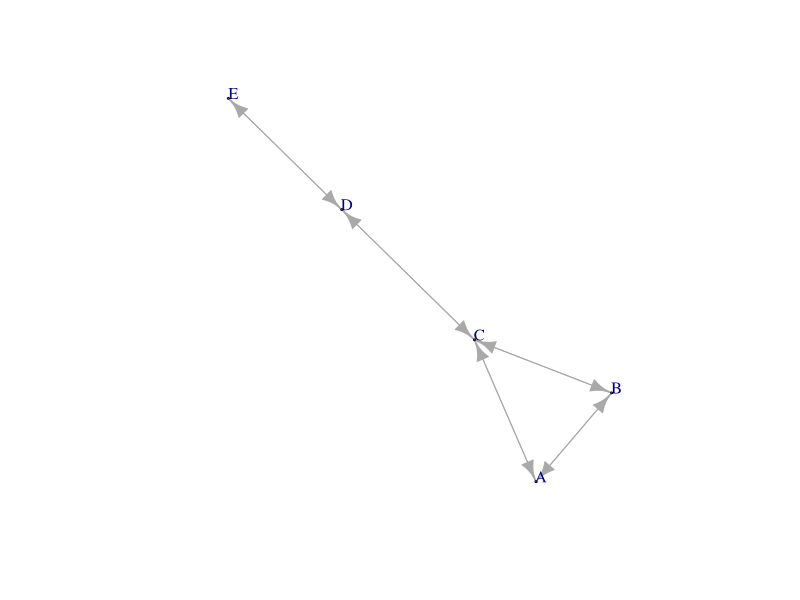
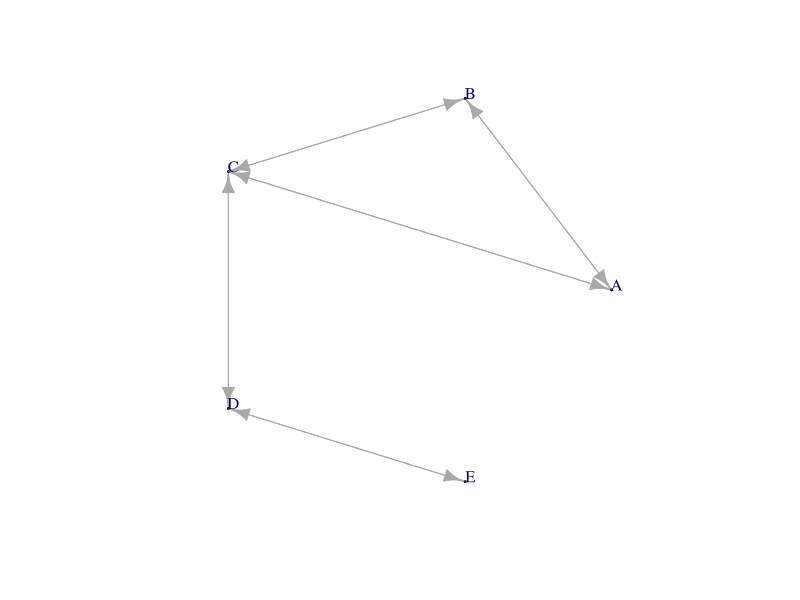
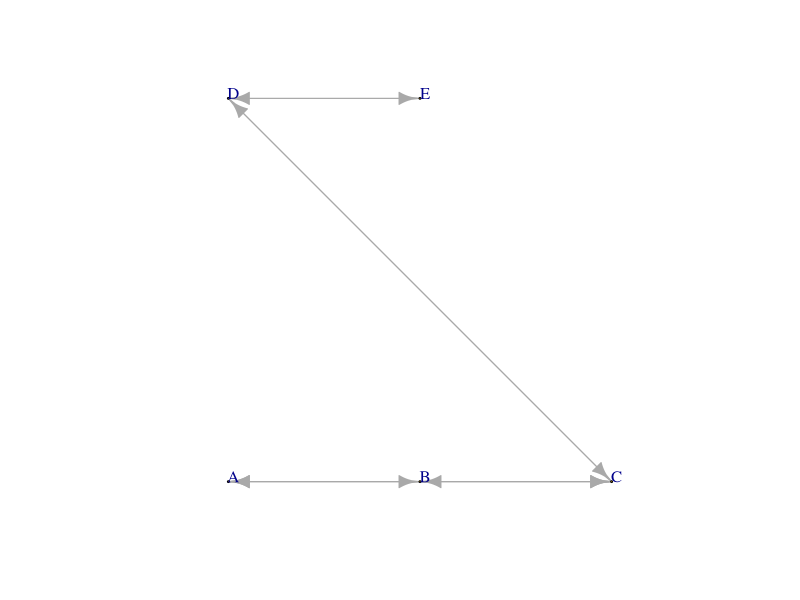
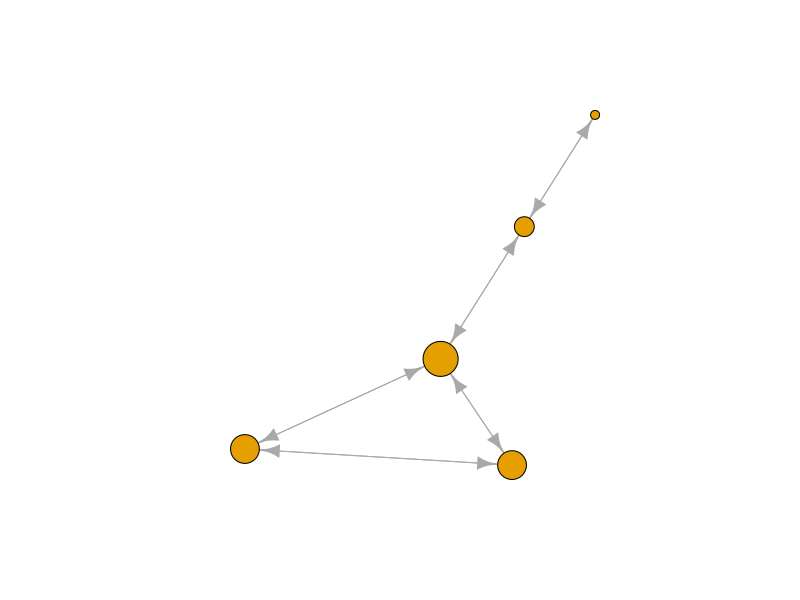
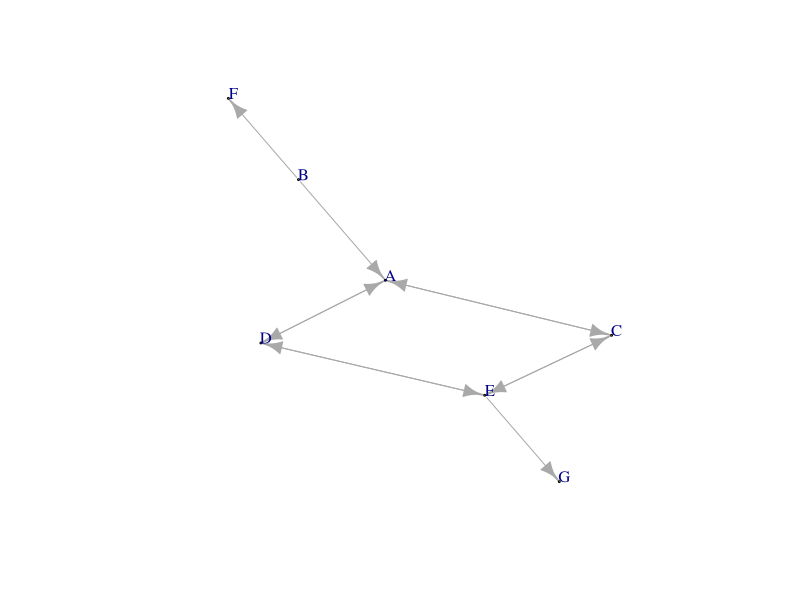
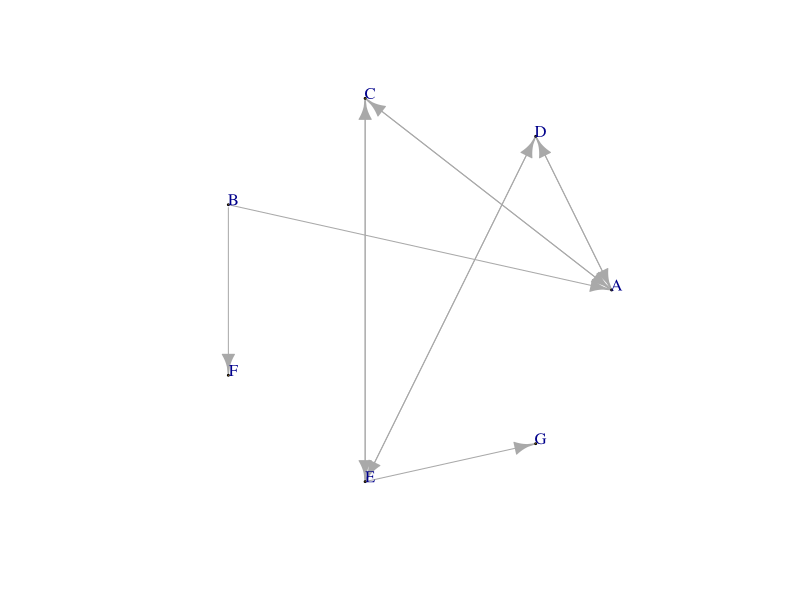
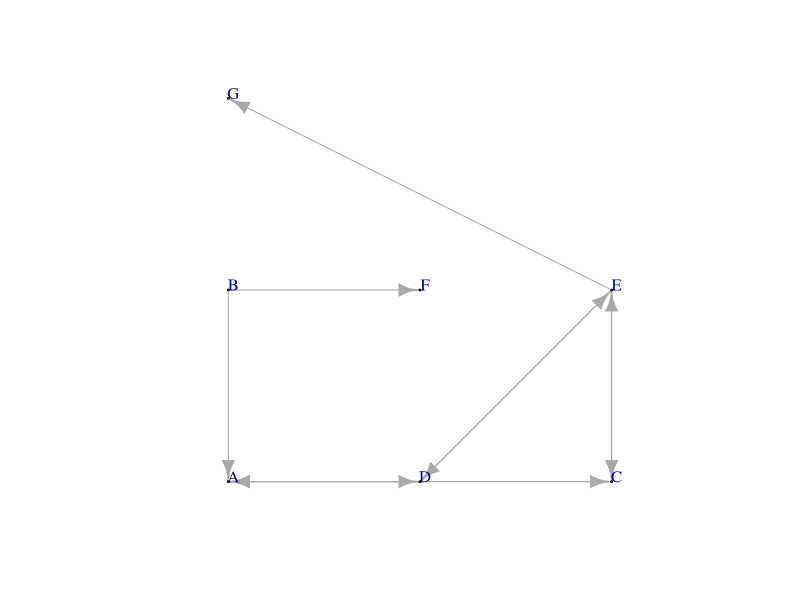

These charts were generated, in order, by the following R code:
#Q1

library(igraph)

#links in data
edges <-rbind(
  c("A", "B"), c("A", "C"), 
  c("B", "A"), c("B", "C"), 
  c("C", "A"), c("C", "B"), c("C", "D"),
  c("D", "C"), c("D", "E"), 
  c("E", "D")
)

#generate and plot graph
g <- graph.edgelist(edges, directed = TRUE)
plot(g, vertex.size = 1, vertex.label.dist = 0.5)

plot(g, layout = layout_in_circle, vertex.size = 1, vertex.label.dist = 0.5)
plot(g, layout = layout_on_grid, vertex.size = 1, vertex.label.dist = 0.5)

degree(g)
betweenness(g)
closeness(g)
eigen_centrality(g)

#calculate density
degree.distribution(g) #normalized distributions
edge_density(g)

#tabulate?
plot(g, vertex.label = NA, vertex.size = eigen_centrality(g)$vector * 20)

#adjacency entries
get.adjacency(g) 

#Q2

library(igraph)

#links in data
edges <-rbind(
  c("A", "D"), c("A", "C"), #2 neighbors
  c("B", "A"), c("B", "F"), #2 neighbors
  c("C", "A"), c("C", "E"), #2 neighbors
  c("D", "A"), c("D", "E"), #2 neighbors
  c("E", "D"), c("E", "G"), c("E", "C") #3 neighbors
)

#generate and plot graph
g <- graph.edgelist(edges, directed = TRUE)
plot(g, vertex.size = 1, vertex.label.dist = 0.5)

plot(g, layout = layout_in_circle, vertex.size = 1, vertex.label.dist = 0.5)
plot(g, layout = layout_on_grid, vertex.size = 1, vertex.label.dist = 0.5)

degree(g)
betweenness(g)
closeness(g)
eigen_centrality(g)

#calculate density
degree.distribution(g) #normalised distributions
edge_density(g)

#adjacency entries
get.adjacency(g)

#compute shortest paths
shortest.paths(g)
get.shortest.paths(g,4)


